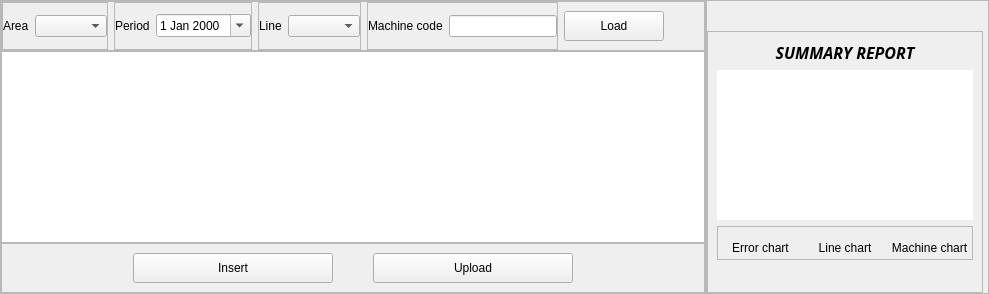
             <widget class="QWidget" name="DT_detail_data_page">
              <layout class="QHBoxLayout" name="horizontalLayout_94">
               <property name="spacing">
                <number>0</number>
               </property>
               <property name="leftMargin">
                <number>0</number>
               </property>
               <property name="topMargin">
                <number>0</number>
               </property>
               <property name="rightMargin">
                <number>0</number>
               </property>
               <property name="bottomMargin">
                <number>0</number>
               </property>
               <item>
                <widget class="QFrame" name="frame_109">
                 <property name="frameShape">
                  <enum>QFrame::StyledPanel</enum>
                 </property>
                 <property name="frameShadow">
                  <enum>QFrame::Raised</enum>
                 </property>
                 <layout class="QVBoxLayout" name="verticalLayout_56">
                  <property name="spacing">
                   <number>0</number>
                  </property>
                  <property name="leftMargin">
                   <number>0</number>
                  </property>
                  <property name="topMargin">
                   <number>0</number>
                  </property>
                  <property name="rightMargin">
                   <number>0</number>
                  </property>
                  <property name="bottomMargin">
                   <number>0</number>
                  </property>
                  <item>
                   <widget class="QFrame" name="frame_110">
                    <property name="minimumSize">
                     <size>
                      <width>0</width>
                      <height>50</height>
                     </size>
                    </property>
                    <property name="frameShape">
                     <enum>QFrame::StyledPanel</enum>
                    </property>
                    <property name="frameShadow">
                     <enum>QFrame::Raised</enum>
                    </property>
                    <layout class="QHBoxLayout" name="horizontalLayout_88">
                     <property name="leftMargin">
                      <number>0</number>
                     </property>
                     <property name="topMargin">
                      <number>0</number>
                     </property>
                     <property name="rightMargin">
                      <number>0</number>
                     </property>
                     <property name="bottomMargin">
                      <number>0</number>
                     </property>
                     <item>
                      <widget class="QFrame" name="frame_116">
                       <property name="frameShape">
                        <enum>QFrame::StyledPanel</enum>
                       </property>
                       <property name="frameShadow">
                        <enum>QFrame::Raised</enum>
                       </property>
                       <layout class="QHBoxLayout" name="horizontalLayout_89">
                        <property name="leftMargin">
                         <number>0</number>
                        </property>
                        <property name="topMargin">
                         <number>0</number>
                        </property>
                        <property name="rightMargin">
                         <number>0</number>
                        </property>
                        <property name="bottomMargin">
                         <number>0</number>
                        </property>
                        <item>
                         <widget class="QLabel" name="label_73">
                          <property name="text">
                           <string>Area</string>
                          </property>
                         </widget>
                        </item>
                        <item>
                         <widget class="QComboBox" name="DT_DD_area_cbb"/>
                        </item>
                       </layout>
                      </widget>
                     </item>
                     <item>
                      <widget class="QFrame" name="frame_117">
                       <property name="frameShape">
                        <enum>QFrame::StyledPanel</enum>
                       </property>
                       <property name="frameShadow">
                        <enum>QFrame::Raised</enum>
                       </property>
                       <layout class="QHBoxLayout" name="horizontalLayout_90">
                        <property name="leftMargin">
                         <number>0</number>
                        </property>
                        <property name="topMargin">
                         <number>0</number>
                        </property>
                        <property name="rightMargin">
                         <number>0</number>
                        </property>
                        <property name="bottomMargin">
                         <number>0</number>
                        </property>
                        <item>
                         <widget class="QLabel" name="label_74">
                          <property name="text">
                           <string>Period</string>
                          </property>
                         </widget>
                        </item>
                        <item>
                         <widget class="QDateEdit" name="DT_DD_date_edit">
                          <property name="calendarPopup">
                           <bool>true</bool>
                          </property>
                         </widget>
                        </item>
                       </layout>
                      </widget>
                     </item>
                     <item>
                      <widget class="QFrame" name="frame_118">
                       <property name="frameShape">
                        <enum>QFrame::StyledPanel</enum>
                       </property>
                       <property name="frameShadow">
                        <enum>QFrame::Raised</enum>
                       </property>
                       <layout class="QHBoxLayout" name="horizontalLayout_91">
                        <property name="leftMargin">
                         <number>0</number>
                        </property>
                        <property name="topMargin">
                         <number>0</number>
                        </property>
                        <property name="rightMargin">
                         <number>0</number>
                        </property>
                        <property name="bottomMargin">
                         <number>0</number>
                        </property>
                        <item>
                         <widget class="QLabel" name="label_75">
                          <property name="text">
                           <string>Line</string>
                          </property>
                         </widget>
                        </item>
                        <item>
                         <widget class="QComboBox" name="DT_DD_line_cbb"/>
                        </item>
                       </layout>
                      </widget>
                     </item>
                     <item>
                      <widget class="QFrame" name="frame_119">
                       <property name="frameShape">
                        <enum>QFrame::StyledPanel</enum>
                       </property>
                       <property name="frameShadow">
                        <enum>QFrame::Raised</enum>
                       </property>
                       <layout class="QHBoxLayout" name="horizontalLayout_92">
                        <property name="leftMargin">
                         <number>0</number>
                        </property>
                        <property name="topMargin">
                         <number>0</number>
                        </property>
                        <property name="rightMargin">
                         <number>0</number>
                        </property>
                        <property name="bottomMargin">
                         <number>0</number>
                        </property>
                        <item>
                         <widget class="QLabel" name="label_76">
                          <property name="text">
                           <string>Machine code</string>
                          </property>
                         </widget>
                        </item>
                        <item>
                         <widget class="QLineEdit" name="DT_DD_machine_code_lnedit">
                          <property name="sizePolicy">
                           <sizepolicy hsizetype="Minimum" vsizetype="Fixed">
                            <horstretch>0</horstretch>
                            <verstretch>0</verstretch>
                           </sizepolicy>
                          </property>
                         </widget>
                        </item>
                       </layout>
                      </widget>
                     </item>
                     <item>
                      <widget class="QPushButton" name="DT_DD_load_btn">
                       <property name="minimumSize">
                        <size>
                         <width>100</width>
                         <height>30</height>
                        </size>
                       </property>
                       <property name="text">
                        <string>Load</string>
                       </property>
                      </widget>
                     </item>
                     <item>
                      <spacer name="horizontalSpacer_8">
                       <property name="orientation">
                        <enum>Qt::Horizontal</enum>
                       </property>
                       <property name="sizeHint" stdset="0">
                        <size>
                         <width>40</width>
                         <height>20</height>
                        </size>
                       </property>
                      </spacer>
                     </item>
                    </layout>
                   </widget>
                  </item>
                  <item>
                   <widget class="QTableView" name="DT_DD_record_table">
                    <property name="sizePolicy">
                     <sizepolicy hsizetype="MinimumExpanding" vsizetype="MinimumExpanding">
                      <horstretch>0</horstretch>
                      <verstretch>0</verstretch>
                     </sizepolicy>
                    </property>
                   </widget>
                  </item>
                  <item>
                   <widget class="QFrame" name="frame_111">
                    <property name="minimumSize">
                     <size>
                      <width>200</width>
                      <height>50</height>
                     </size>
                    </property>
                    <property name="frameShape">
                     <enum>QFrame::StyledPanel</enum>
                    </property>
                    <property name="frameShadow">
                     <enum>QFrame::Raised</enum>
                    </property>
                    <layout class="QHBoxLayout" name="horizontalLayout_87">
                     <property name="spacing">
                      <number>0</number>
                     </property>
                     <property name="leftMargin">
                      <number>0</number>
                     </property>
                     <property name="topMargin">
                      <number>0</number>
                     </property>
                     <property name="rightMargin">
                      <number>0</number>
                     </property>
                     <property name="bottomMargin">
                      <number>0</number>
                     </property>
                     <item>
                      <spacer name="horizontalSpacer_9">
                       <property name="orientation">
                        <enum>Qt::Horizontal</enum>
                       </property>
                       <property name="sizeType">
                        <enum>QSizePolicy::MinimumExpanding</enum>
                       </property>
                       <property name="sizeHint" stdset="0">
                        <size>
                         <width>40</width>
                         <height>20</height>
                        </size>
                       </property>
                      </spacer>
                     </item>
                     <item>
                      <widget class="QPushButton" name="DT_DD_insert_btn">
                       <property name="minimumSize">
                        <size>
                         <width>200</width>
                         <height>30</height>
                        </size>
                       </property>
                       <property name="text">
                        <string>Insert</string>
                       </property>
                      </widget>
                     </item>
                     <item>
                      <spacer name="horizontalSpacer_6">
                       <property name="orientation">
                        <enum>Qt::Horizontal</enum>
                       </property>
                       <property name="sizeType">
                        <enum>QSizePolicy::Minimum</enum>
                       </property>
                       <property name="sizeHint" stdset="0">
                        <size>
                         <width>40</width>
                         <height>20</height>
                        </size>
                       </property>
                      </spacer>
                     </item>
                     <item>
                      <widget class="QPushButton" name="DT_DD_upload_btn">
                       <property name="minimumSize">
                        <size>
                         <width>200</width>
                         <height>30</height>
                        </size>
                       </property>
                       <property name="text">
                        <string>Upload</string>
                       </property>
                      </widget>
                     </item>
                     <item>
                      <spacer name="horizontalSpacer_10">
                       <property name="orientation">
                        <enum>Qt::Horizontal</enum>
                       </property>
                       <property name="sizeType">
                        <enum>QSizePolicy::MinimumExpanding</enum>
                       </property>
                       <property name="sizeHint" stdset="0">
                        <size>
                         <width>40</width>
                         <height>20</height>
                        </size>
                       </property>
                      </spacer>
                     </item>
                    </layout>
                   </widget>
                  </item>
                 </layout>
                </widget>
               </item>
               <item>
                <widget class="QFrame" name="frame_122">
                 <property name="frameShape">
                  <enum>QFrame::StyledPanel</enum>
                 </property>
                 <property name="frameShadow">
                  <enum>QFrame::Raised</enum>
                 </property>
                 <layout class="QVBoxLayout" name="verticalLayout_57">
                  <property name="leftMargin">
                   <number>0</number>
                  </property>
                  <property name="topMargin">
                   <number>10</number>
                  </property>
                  <property name="rightMargin">
                   <number>5</number>
                  </property>
                  <property name="bottomMargin">
                   <number>0</number>
                  </property>
                  <item>
                   <spacer name="verticalSpacer_2">
                    <property name="orientation">
                     <enum>Qt::Vertical</enum>
                    </property>
                    <property name="sizeType">
                     <enum>QSizePolicy::Minimum</enum>
                    </property>
                    <property name="sizeHint" stdset="0">
                     <size>
                      <width>20</width>
                      <height>20</height>
                     </size>
                    </property>
                   </spacer>
                  </item>
                  <item>
                   <widget class="QFrame" name="frame_120">
                    <property name="sizePolicy">
                     <sizepolicy hsizetype="Preferred" vsizetype="Expanding">
                      <horstretch>0</horstretch>
                      <verstretch>0</verstretch>
                     </sizepolicy>
                    </property>
                    <property name="frameShape">
                     <enum>QFrame::StyledPanel</enum>
                    </property>
                    <property name="frameShadow">
                     <enum>QFrame::Raised</enum>
                    </property>
                    <layout class="QVBoxLayout" name="verticalLayout_55">
                     <item>
                      <widget class="QLabel" name="label_77">
                       <property name="sizePolicy">
                        <sizepolicy hsizetype="Preferred" vsizetype="Preferred">
                         <horstretch>0</horstretch>
                         <verstretch>0</verstretch>
                        </sizepolicy>
                       </property>
                       <property name="maximumSize">
                        <size>
                         <width>16777215</width>
                         <height>30</height>
                        </size>
                       </property>
                       <property name="font">
                        <font>
                         <family>Rockwell</family>
                         <pointsize>12</pointsize>
                         <weight>75</weight>
                         <italic>true</italic>
                         <bold>true</bold>
                        </font>
                       </property>
                       <property name="text">
                        <string>SUMMARY REPORT</string>
                       </property>
                       <property name="alignment">
                        <set>Qt::AlignCenter</set>
                       </property>
                      </widget>
                     </item>
                     <item>
                      <widget class="QTableView" name="DT_DD_summary_table">
                       <property name="sizePolicy">
                        <sizepolicy hsizetype="Minimum" vsizetype="Minimum">
                         <horstretch>0</horstretch>
                         <verstretch>0</verstretch>
                        </sizepolicy>
                       </property>
                       <property name="minimumSize">
                        <size>
                         <width>0</width>
                         <height>0</height>
                        </size>
                       </property>
                       <property name="maximumSize">
                        <size>
                         <width>16777215</width>
                         <height>150</height>
                        </size>
                       </property>
                       <property name="frameShape">
                        <enum>QFrame::NoFrame</enum>
                       </property>
                       <property name="showGrid">
                        <bool>true</bool>
                       </property>
                       <property name="wordWrap">
                        <bool>true</bool>
                       </property>
                       <attribute name="horizontalHeaderVisible">
                        <bool>false</bool>
                       </attribute>
                       <attribute name="horizontalHeaderHighlightSections">
                        <bool>false</bool>
                       </attribute>
                       <attribute name="verticalHeaderVisible">
                        <bool>false</bool>
                       </attribute>
                       <attribute name="verticalHeaderHighlightSections">
                        <bool>false</bool>
                       </attribute>
                      </widget>
                     </item>
                     <item>
                      <widget class="QFrame" name="frame_121">
                       <property name="maximumSize">
                        <size>
                         <width>16777215</width>
                         <height>35</height>
                        </size>
                       </property>
                       <property name="frameShape">
                        <enum>QFrame::StyledPanel</enum>
                       </property>
                       <property name="frameShadow">
                        <enum>QFrame::Raised</enum>
                       </property>
                       <layout class="QHBoxLayout" name="horizontalLayout_93">
                        <property name="spacing">
                         <number>0</number>
                        </property>
                        <property name="leftMargin">
                         <number>0</number>
                        </property>
                        <property name="topMargin">
                         <number>10</number>
                        </property>
                        <property name="rightMargin">
                         <number>0</number>
                        </property>
                        <property name="bottomMargin">
                         <number>0</number>
                        </property>
                        <item>
                         <widget class="QPushButton" name="DT_DD_error_chart_btn">
                          <property name="text">
                           <string>Error chart</string>
                          </property>
                          <property name="flat">
                           <bool>true</bool>
                          </property>
                         </widget>
                        </item>
                        <item>
                         <widget class="QPushButton" name="DT_DD_line_chart_btn">
                          <property name="text">
                           <string>Line chart</string>
                          </property>
                          <property name="flat">
                           <bool>true</bool>
                          </property>
                         </widget>
                        </item>
                        <item>
                         <widget class="QPushButton" name="DT_DD_machine_chart_btn">
                          <property name="text">
                           <string>Machine chart</string>
                          </property>
                          <property name="flat">
                           <bool>true</bool>
                          </property>
                         </widget>
                        </item>
                       </layout>
                      </widget>
                     </item>
                     <item>
                      <widget class="QWidget" name="DT_DD_summary_chart_widget" native="true"/>
                     </item>
                    </layout>
                   </widget>
                  </item>
                 </layout>
                </widget>
               </item>
              </layout>
             </widget>
